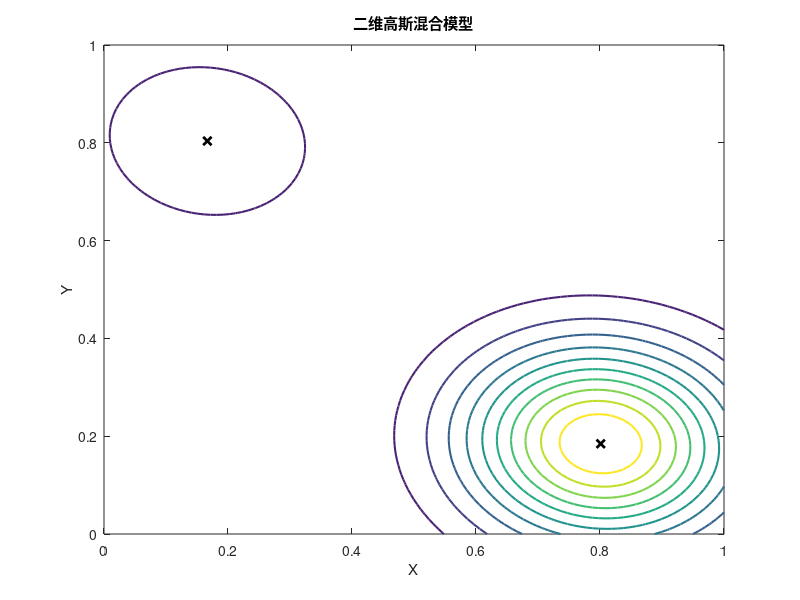
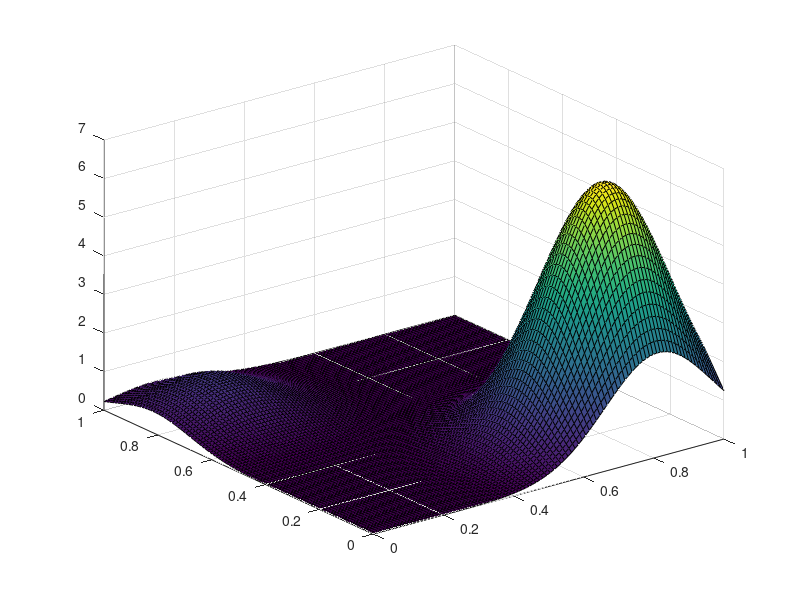

These figures' MATLAB source, in order: (Note: this script raises an error after producing the figures.)
close all
% 生成高斯混合模型数据
rng(1); % 设置随机数种子
numSamples = 500; % 样本数量
numComponents = 2; % 混合模型分量数量

% 随机生成混合模型参数
mu = [0.2 0.8; 0.8 0.2]; % 每个分量的均值
sigma = repmat(0.02*eye(2), 1, 1, numComponents); % 每个分量的协方差矩阵
weights = rand(1, numComponents);
weights = weights / sum(weights); % 每个分量的权重

% 生成样本数据
data = [];
for i = 1:numComponents
    numSamplesComponent = round(numSamples * weights(i)); % 每个分量的样本数量
    dataComponent = mvnrnd(mu(i, :), sigma(:, :, i), numSamplesComponent);
    data = [data; dataComponent];
end

% 使用高斯混合模型进行拟合
gmModel = fitgmdist(data, numComponents);

% 绘制数据和拟合结果
x = linspace(0, 1, 100);
y = linspace(0, 1, 100);
[X, Y] = meshgrid(x, y);
XY = [X(:) Y(:)]; % 所有网格点的坐标
z = pdf(gmModel, XY); % 计算每个网格点的概率密度值
Z = reshape(z, size(X));

figure;
contour(X, Y, Z, 'LineWidth', 1.5); % 绘制等高线图
hold on;
% scatter(data(:, 1), data(:, 2), 'filled', 'MarkerFaceColor', 'r'); % 绘制样本点
hold off;
xlabel('X');
ylabel('Y');
title('二维高斯混合模型');


% 绘制每个分量的均值点
hold on;
scatter(gmModel.mu(:, 1), gmModel.mu(:, 2), 'Marker', 'x', 'MarkerEdgeColor', 'k', 'LineWidth', 2);
hold off;

figure(2);
surf(X,Y,Z);

figure(3);
heatmap(Z);


% % 绘制椭圆
% hold on;
% for i = 1:numComponents
%     plot_gaussian_ellipsoid(gmModel.mu(i, :), gmModel.Sigma(:, :, i));
% end
% hold off;